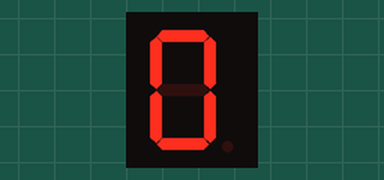
This sketch was run on a simulated Arduino Uno, built with avr-gcc and run on an emulated ATmega328P. Shown: 1-digit seven-segment display. Wiring (inferred from the names in the program): 1-digit 7-segment display, segments lit when LOW: segments pin 2, pin 3, pin 4, pin 5, pin 6, pin 7, pin 8. The segment pins are drawn as the display they are named for.

Above: at 0.1 s.
At 1.1 s:
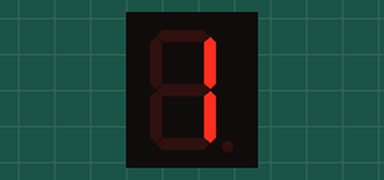
At 2.1 s:
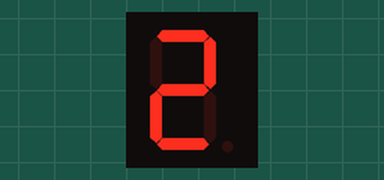
At 4.1 s:
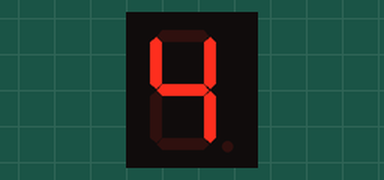
At 6.1 s:
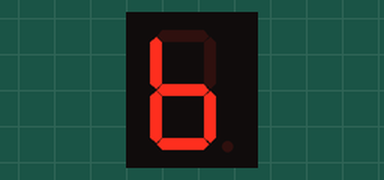
At 9.1 s:
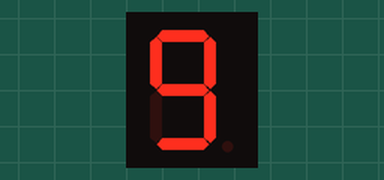

Measured:
- by itself, everything shown: repeats every 10.0 s, in 10 steps
- what the display in image 1 shows lasts 1.0 s, from 1.0 s to 2.0 s

The sketch:

Andy_L2_7SegDisplay.ino
```cpp
/*
   This code runs the 7-seg and display the numbers 0-9
*/


int a = 2; //initiaize the specified variable to the defined interger
int b = 3;
int c = 4;
int d = 5;
int e = 6;
int f = 7;
int g = 8;

void setup() {
  pinMode (a, OUTPUT); //assignes the given pin number to output
  pinMode (b, OUTPUT);
  pinMode (c, OUTPUT);
  pinMode (d, OUTPUT);
  pinMode (e, OUTPUT);
  pinMode (f, OUTPUT);
  pinMode (g, OUTPUT);
}
void clearAll()
{
  digitalWrite (a, HIGH); //sends a specified signal (HIGH or LOW) to the port
  digitalWrite (b, HIGH);
  digitalWrite (c, HIGH);
  digitalWrite (d, HIGH);
  digitalWrite (e, HIGH);
  digitalWrite (f, HIGH);
  digitalWrite (g, HIGH);
}
void digitZero() //sets up the function with a name assigned to it
{
  clearAll(); //calls clearAll function
  digitalWrite(a, LOW);//sends a specified signal (HIGH or LOW) to the port
  digitalWrite(b, LOW);
  digitalWrite(c, LOW);
  digitalWrite(d, LOW);
  digitalWrite(e, LOW);
  digitalWrite(f, LOW);
}

void digitOne() //sets up the function with a name assigned to it
{
  clearAll();//calls clearAll function
  digitalWrite(b, LOW);
  digitalWrite(c, LOW);
}

void digitTwo() //sets up the function with a name assigned to it
{
  clearAll();//calls clearAll function
  digitalWrite(a, LOW);
  digitalWrite(b, LOW);
  digitalWrite(d, LOW);
  digitalWrite(e, LOW);
  digitalWrite(g, LOW);
}

void digitThree() //sets up the function with a name assigned to it
{
  clearAll();//calls clearAll function
  digitalWrite(a, LOW);
  digitalWrite(b, LOW);
  digitalWrite(c, LOW);
  digitalWrite(d, LOW);
  digitalWrite(g, LOW);
}

void digitFour() //sets up the function with a name assigned to it
{
  clearAll();//calls clearAll function
  digitalWrite(b, LOW);
  digitalWrite(c, LOW);
  digitalWrite(f, LOW);
  digitalWrite(g, LOW);
}

void digitFive() //sets up the function with a name assigned to it
{
  clearAll();//calls clearAll function
  digitalWrite(a, LOW);
  digitalWrite(c, LOW);
  digitalWrite(d, LOW);
  digitalWrite(f, LOW);
  digitalWrite(g, LOW);
}

void digitSix() //sets up the function with a name assigned to it
{
  clearAll();//calls clearAll function
  digitalWrite(c, LOW);
  digitalWrite(d, LOW);
  digitalWrite(e, LOW);
  digitalWrite(f, LOW);
  digitalWrite(g, LOW);
}

void digitSeven() //sets up the function with a name assigned to it
{
  clearAll();//calls clearAll function
  digitalWrite(a, LOW);
  digitalWrite(b, LOW);
  digitalWrite(c, LOW);
}

void digitEight() //sets up the function with a name assigned to it
{
  clearAll();//calls clearAll function
  digitalWrite(a, LOW);
  digitalWrite(b, LOW);
  digitalWrite(c, LOW);
  digitalWrite(d, LOW);
  digitalWrite(e, LOW);
  digitalWrite(f, LOW);
  digitalWrite(g, LOW);
}

void digitNine() //sets up the function with a name assigned to it
{
  clearAll();//calls clearAll function
  digitalWrite(a, LOW);
  digitalWrite(b, LOW);
  digitalWrite(c, LOW);
  digitalWrite(d, LOW);
  digitalWrite(f, LOW);
  digitalWrite(g, LOW);
}
void loop() {
  digitZero(); //calls the specified function
  delay (1000); //delay 1 second to make the display light up
  digitOne();
  delay (1000);
  digitTwo();
  delay (1000);
  digitThree();
  delay (1000);
  digitFour();
  delay (1000);
  digitFive();
  delay (1000);
  digitSix();
  delay (1000);
  digitSeven();
  delay (1000);
  digitEight();
  delay (1000);
  digitNine();
  delay (1000);
}
```
